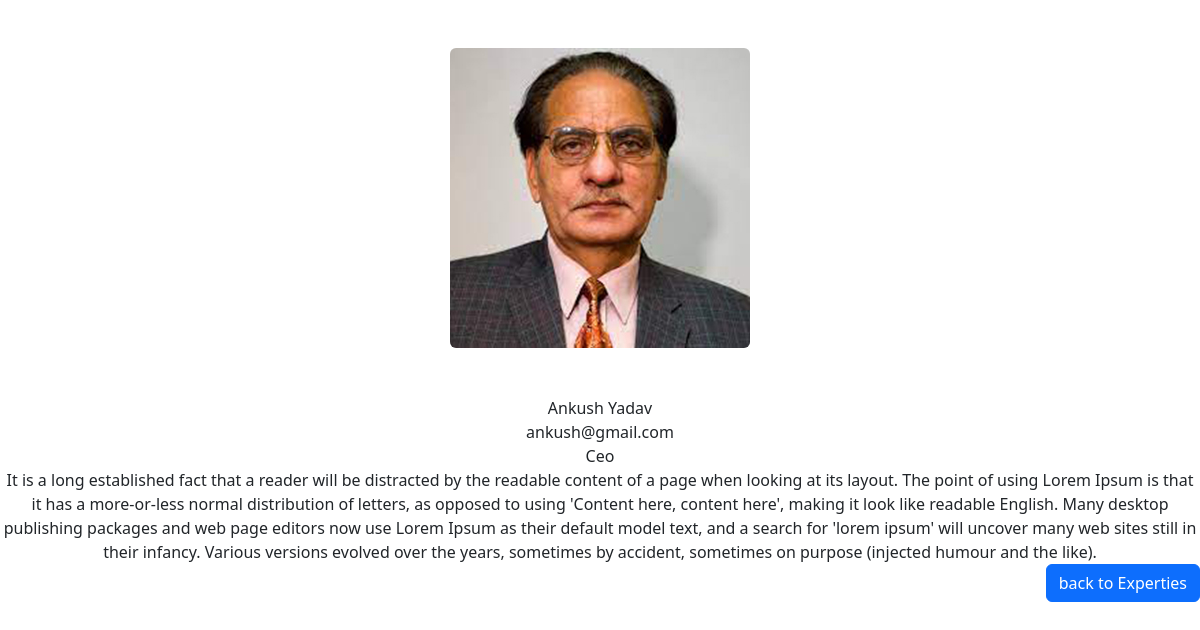
The app's page /dceo/1/ with its own data.
### mysite/models.py (models this page shows, shortened)
class all_experties_ceo(models.Model):
    firstname=models.CharField(max_length=20)
    lastname=models.CharField(max_length=20)
    designation=models.CharField(max_length=200)
    email=models.EmailField(max_length=20,unique=True)
    image=models.ImageField(upload_to='images')
    message = models.CharField(max_length=1000)

### dceo/views.py (the view)
# urls.py: path('<int:pk>/',cviews.ceo_experties,name='ceo_experties'),
def ceo_experties(request,pk):
    ceo_obj=get_object_or_404(all_experties_ceo,pk=pk)
    ceo_data={
        'ceofiles':ceo_obj
    }
    return render(request,'ceo_experties.html',ceo_data)

### mysite/templates/ceo_experties.html (shortened to what this page needs)
<!DOCTYPE html>
<html lang="en">
<head>
    <link href="https://cdn.jsdelivr.net/npm/bootstrap@5.3.2/dist/css/bootstrap.min.css" rel="stylesheet">
</head>
<div  class="text-center">
        <img src="{{ceofiles.image.url }}" class="rounded m-5" alt="faculty">
      <p class="card-text m-0">{{ceofiles.firstname }} {{ceofiles.lastname}}</p>
      <p class="card-text m-0">{{ceofiles.email}}</p>
      <p class="card-text m-0">{{ceofiles.designation}}</p>
      <p class="card-text m-0"> It is a long established fact that a reader will be distracted
         by the readable content of a page when looking at its layout. The point of using Lorem
          Ipsum is that it has a more-or-less normal distribution of letters, as opposed to using
           'Content here, content here', making it look like readable English. Many desktop publishing
            packages and web page editors now use Lorem Ipsum as their default model text, and a search
             for 'lorem ipsum' will uncover many web sites still in their infancy. Various versions
              evolved over the years, sometimes by accident, sometimes
        on purpose (injected humour and the like).</p>
        <a href="{% url 'experties' %}" class="btn btn-primary" style="float: right;">back to Experties</a>
    </div>
</body>
</html>

### records on screen
all_experties_ceo: image (picture), firstname "Ankush", lastname "Yadav", email "ankush@gmail.com", designation "Ceo"
